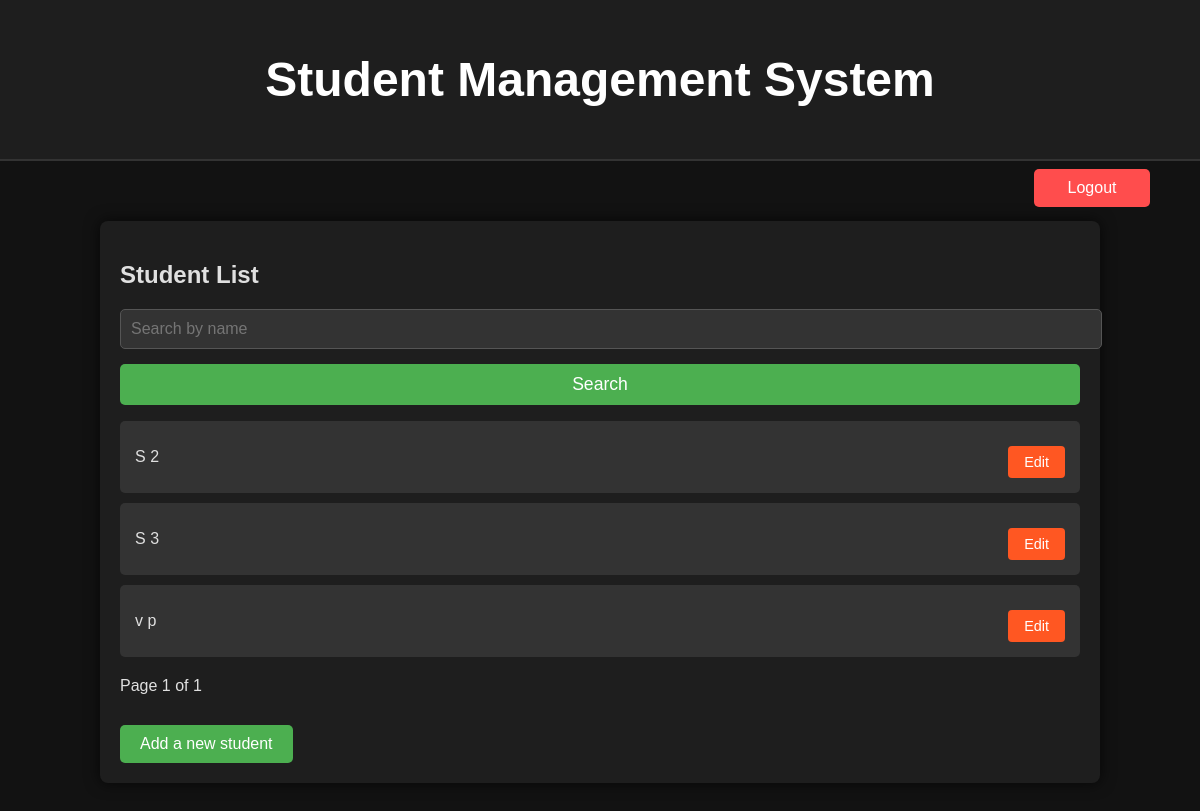
The app's page / (signed in), older data.
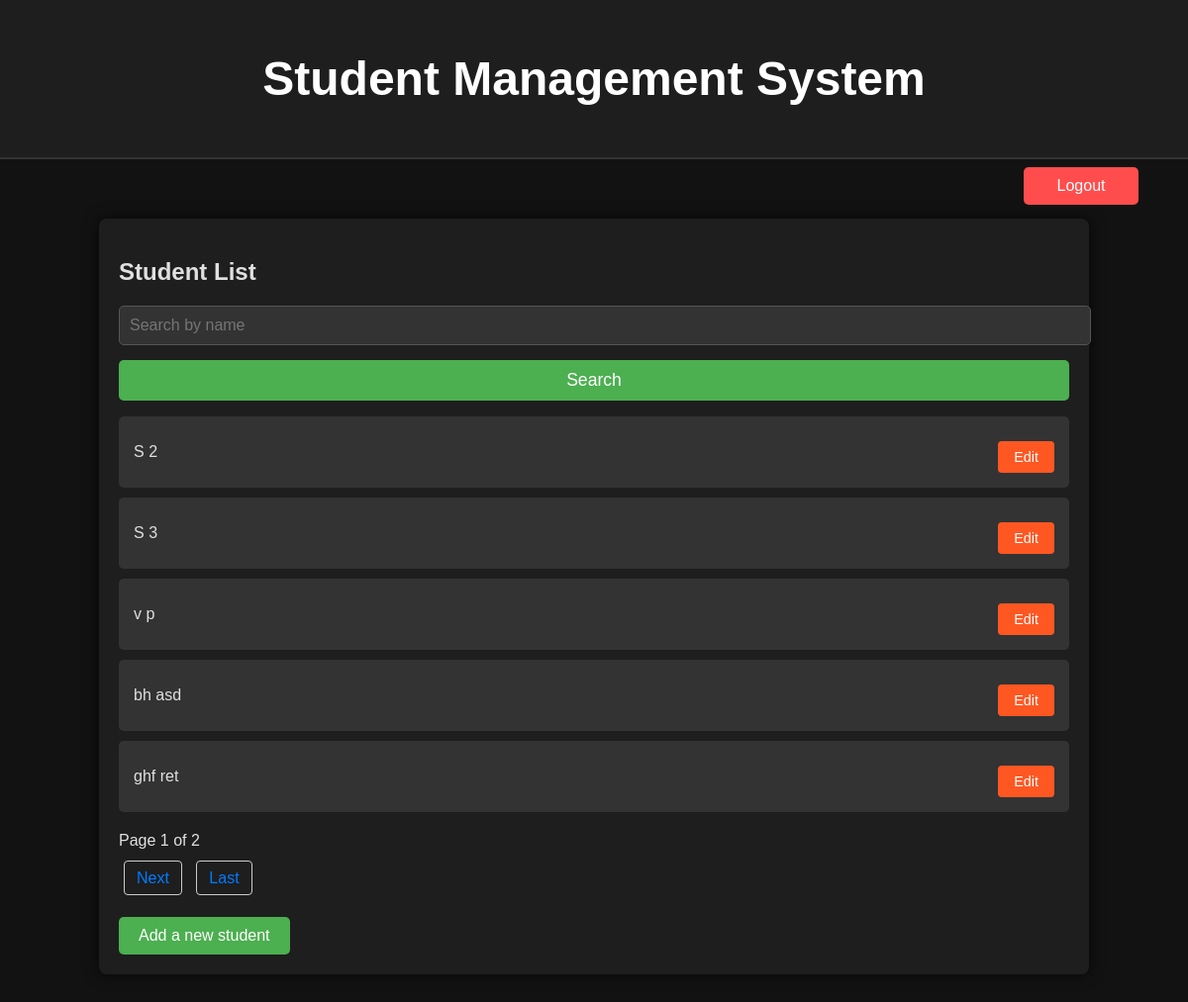
The same page, newer data.
### student/models.py (models this page shows)
class Student(models.Model):
    first_name = models.CharField(max_length=100)
    last_name = models.CharField(max_length=100)
    enrollment_date = models.DateField()
    grade = models.IntegerField()  # Ensure grade is an IntegerField
    email = models.EmailField()
    date_of_birth = models.DateField()

### student/views.py (the view)
# urls.py: path('', views.student_list, name='student_list'),  # List of all students
@login_required
def student_list(request):
    query = request.GET.get('q')  # Get the search query from the request
    if query:
        students = Student.objects.filter(
            first_name__icontains=query  # Filter by first name
        ) | Student.objects.filter(
            last_name__icontains=query  # Filter by last name
        )
    else:
        students = Student.objects.all()  # Show all students if no query
    paginator = Paginator(students, 5)  # Show 5 students per page
    page_number = request.GET.get('page')  # Get the page number from the request
    page_obj = paginator.get_page(page_number)  # Get the page object
    return render(request, 'students/student_list.html', {'page_obj': page_obj})

### student/templates/students/student_list.html (shortened to what this page needs)
{% extends 'base.html' %}
{% block content %}
    <h2>Student List</h2>
    <form method="GET" action="{% url 'student_list' %}">
        <input type="text" name="q" placeholder="Search by name" value="{{ request.GET.q }}">
        <button type="submit">Search</button>
    </form>
    <ul class="student-list">
        {% for student in page_obj %}
            <li>
                <span>{{ student.first_name }} {{ student.last_name }}</span>
                <a href="{% url 'student_edit' student.id %}" class="button edit-button">Edit</a>
            </li>
        {% empty %}
            <li>No students found.</li>
        {% endfor %}
    </ul>
    <div class="pagination">
        <span>Page {{ page_obj.number }} of {{ page_obj.paginator.num_pages }}</span>
        <div class="page_buttons_div">
            {% if page_obj.has_next %}
                <a href="?page={{ page_obj.next_page_number }}&q={{ request.GET.q }}">Next</a>
                <a href="?page={{ page_obj.paginator.num_pages }}&q={{ request.GET.q }}">Last</a>
            {% endif %}
        </div>
    </div>
    <a href="{% url 'student_create' %}" class="button">Add a new student</a>
{% endblock %}

### student/templates/base.html (shortened to what this page needs)
<!DOCTYPE html>
<html lang="en">
<head>
    {% load static %}
    <link rel="stylesheet" type="text/css" href="{% static 'students/css/styles.css' %}">
</head>
<body>
    <header>
        <h1>Student Management System</h1>
        {% if user.is_authenticated %}
          <div class="logout-button-container">
              <form action="{% url 'logout' %}" method="post">
                  <button type="submit" class="logout-button">Logout</button>
              </form>
          </div>
        {%endif%}
    </header>
    <main>
        {% block content %}
        {% endblock %}
    </main>
</body>
</html>

### student/static/students/css/styles.css (style rules this page uses)
body { font-family: 'Arial', sans-serif; margin: 0; padding: 0; background-color: #121212; color: #e0e0e0; }
header { background-color: #1e1e1e; color: #ffffff; padding: 20px; text-align: center; font-size: 1.5em; border-bottom: 2px solid #333; }
main { margin: 60px auto; width: 80%; max-width: 1200px; background-color: #1e1e1e; padding: 20px; box-shadow: 0 0 15px rgba(0, 0, 0, 0.7); border-radius: 8px; }
ul.student-list { list-style-type: none; padding: 0; }
ul.student-list li { background-color: #333; margin: 10px 0; padding: 15px; border-radius: 5px; display: flex; justify-content: space-between; align-items: center; transition: background-color 0.3s; }
a.button, button { display: inline-block; background-color: #4CAF50; color: white; padding: 10px 20px; text-decoration: none; border-radius: 5px; transition: background-color 0.3s; }
a.button { margin-top: 10px; display: inline-block; }
a.edit-button { background-color: #ff5722; padding: 8px 16px; font-size: 0.9em; border-radius: 4px; transition: background-color 0.3s; }
form { display: flex; flex-direction: column; gap: 15px; }
.pagination { margin-top: 20px; }
.page_buttons_div { margin-top: 20px; margin-bottom: 20px; }
.pagination a { padding: 8px 12px; margin: 0 5px; border: 1px solid #ccc; border-radius: 4px; text-decoration: none; color: #007bff; }
.pagination span { margin-right: 10px; }
form input[type="text"], form input[type="password"], form input[type="email"], form input[type="number"], form textarea { padding: 10px; border: 1px solid #555; border-radius: 5px; font-size: 1em; width: 100%; background-color: #333; color: #e0e0e0; }
form button { background-color: #4CAF50; color: white; padding: 10px; border: none; cursor: pointer; font-size: 1.1em; border-radius: 5px; }
.logout-button-container { float: right; width:10%; text-align: right; margin: 30px; }
.logout-button { background-color: #ff4d4d; color: white; border: none; padding: 10px 20px; cursor: pointer; font-size: 16px; border-radius: 5px; transition: background-color 0.3s ease; }

Row changes from the older to the newer data that the page shows:
added Student: first_name "bh", last_name "asd"
added Student: first_name "ghf", last_name "ret"
Text that changed along with them:
{{ page_obj.paginator.num_pages }}: "1" → "2"
text now shown: "Next Last"
